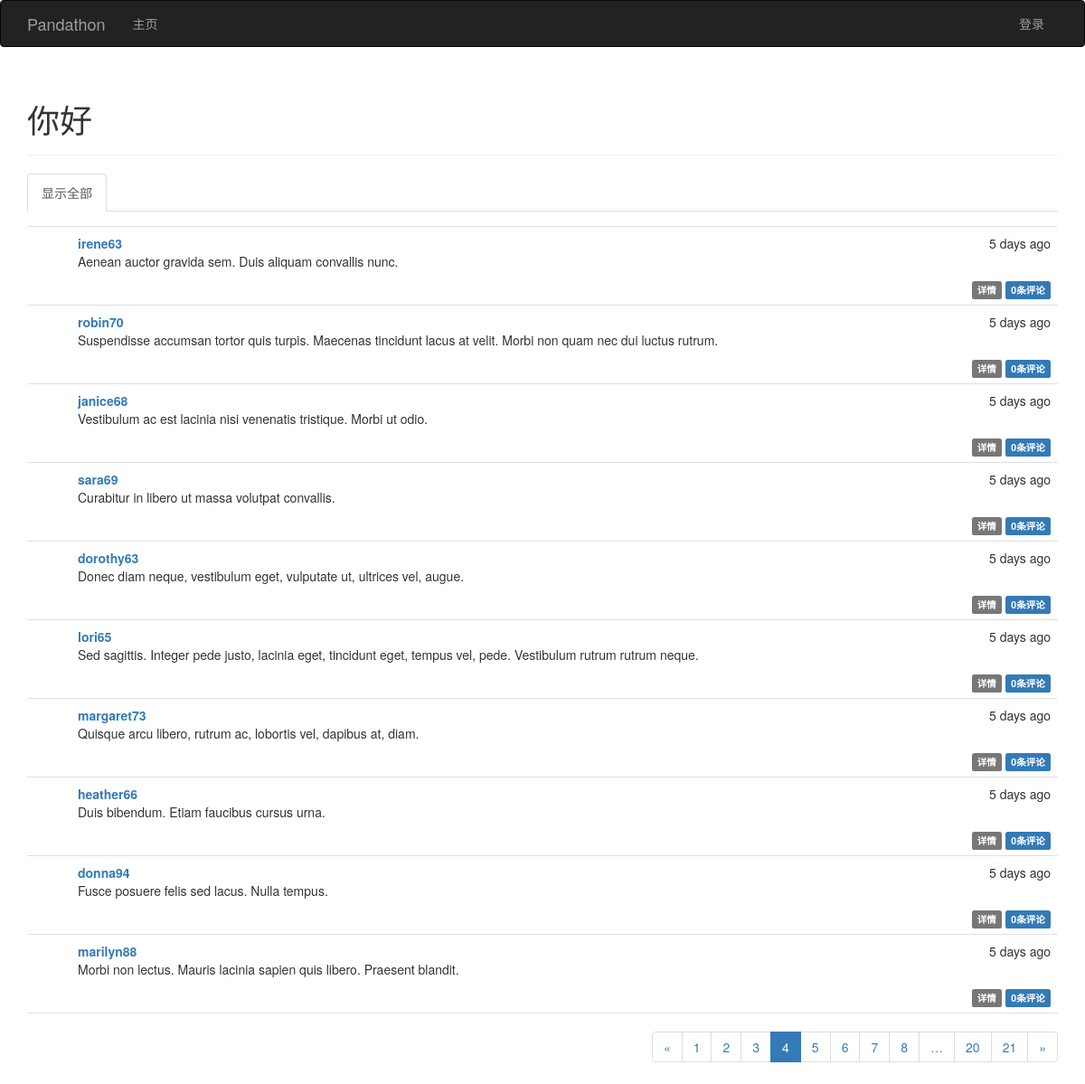
/?page=4, run on the app's committed database.
### app/models.py (models this page shows, shortened)
class Post(db.Model):
    __tablename__ = 'posts'
    id = db.Column(db.Integer, primary_key=True)
    body = db.Column(db.Text)
    body_html = db.Column(db.Text)
    timestamp = db.Column(db.DateTime, index=True, default=datetime.now())
    author_id = db.Column(db.Integer, db.ForeignKey('users.id'))
    comments = db.relationship('Comment', backref='post', lazy='dynamic')

class User(UserMixin, db.Model):
    __tablename__ = 'users'
    id = db.Column(db.Integer, primary_key=True)
    email = db.Column(db.String(64), unique=True, index=True)
    username = db.Column(db.String(64), unique=True, index=True)
    role_id = db.Column(db.Integer, db.ForeignKey('roles.id'))
    password_hash = db.Column(db.String(128))
    confirmed = db.Column(db.Boolean, default=True)
    name = db.Column(db.String(64))
    location = db.Column(db.String(64))
    about_me = db.Column(db.Text())
    member_since = db.Column(db.DateTime(), default=datetime.now())
    last_seen = db.Column(db.DateTime(), default=datetime.now())
    posts = db.relationship('Post', backref='author', lazy='dynamic')
    followed = db.relationship('Follow', foreign_keys=[Follow.follower_id],
                               backref=db.backref('follower', lazy='joined'),
                               lazy='dynamic', cascade='all, delete-orphan')
    followers = db.relationship('Follow', foreign_keys=[Follow.followed_id],
                                backref=db.backref('followed', lazy='joined'),
                                lazy='dynamic', cascade='all, delete-orphan')
    comments = db.relationship('Comment', backref='author', lazy='dynamic')
    @property
    def password(self):
        raise AttributeError('password is not a readable attribute')

### app/main/views.py (the view)
@main.route('/', methods=['GET', 'POST'])
def index():
    form = PostForm()
    if current_user.can(Permission.WRITE_ARTICLES) and \
            form.validate_on_submit():
        post = Post(body=form.body.data,
                    author=current_user._get_current_object())
        db.session.add(post)
        return redirect(url_for('.index'))
    page = request.args.get('page', 1, type=int)
    show_followed = False
    if current_user.is_authenticated():
        show_followed = bool(request.cookies.get('show_followed', ''))
    if show_followed:
        query = current_user.followed_posts
    else:
        query = Post.query
    pagination = query.order_by(Post.timestamp.desc()).paginate(
        page, per_page=current_app.config['PANDATHON_POSTS_PER_PAGE'],
        error_out=False)
    posts = pagination.items
    return render_template('index.html', form=form, posts=posts,
                           show_followed=show_followed, pagination=pagination)

### app/auth/views.py (called while the page is built)
@auth.before_app_request
def before_request():
    if current_user.is_authenticated():
        current_user.ping()
        if not current_user.confirmed \
                and request.endpoint[:5] != 'auth.':
            return redirect(url_for('auth.unconfirmed'))

### app/main/__init__.py (called while the page is built)
@main.app_context_processor
def inject_permissions():
    return dict(Permission=Permission)

### app/models.py (called while the page is built)
    def can(self, permissions):
        return False

    def is_administrator(self):
        return False

### app/templates/index.html (shortened to what this page needs)
{% extends "base.html" %}
{% import "bootstrap/wtf.html" as wtf %}
{% import "_macros.html" as macros %}
{% block page_content %}
<div class="page-header">
    <h1>你好{% if current_user.is_authenticated() %}，{{ current_user.username }}{% endif %}</h1>
</div>
<div class="post-tabs">
    <ul class="nav nav-tabs">
        <li{% if not show_followed %} class="active"{% endif %}><a href="{{ url_for('.show_all') }}">显示全部</a></li>
    </ul>
</div>
{% include '_posts.html' %}
{% if pagination %}
<div class="pagination">
    {{ macros.pagination_widget(pagination, '.index') }}
</div>
{% endif %}
{% endblock %}

### app/templates/_posts.html (shortened to what this page needs)
<ul class="posts">
    {% for post in posts %}
    <li class="post">
        <div class="post-content">
            <div class="post-date">{{ moment(post.timestamp, True).fromNow() }}</div>
            <div class="post-author"><a href="{{ url_for('.user', username=post.author.username) }}">{{ post.author.username }}</a></div>
            <div class="post-body">
            {% if post.body_html %}
                {{ post.body_html | safe }}
            {% else %}
                {{ post.body }}
            {% endif %}
            </div>
            <div class="post-footer">
                <a href="{{ url_for('.post', id=post.id) }}">
                    <span class="label label-default">详情</span>
                </a>
                <a href="{{ url_for('.post', id=post.id) }}#comments">
                    <span class="label label-primary">{{ post.comments.count() }}条评论</span>
                </a>
            </div>
        </div>
    </li>
    {% endfor %}
</ul>

### app/static/styles.css (style rules this page uses)
div.post-tabs { margin-top: 16px; }
ul.posts { list-style-type: none; padding: 0px; margin: 16px 0px 0px 0px; border-top: 1px solid #e0e0e0; }
ul.posts li.post { padding: 8px; border-bottom: 1px solid #e0e0e0; }
div.post-date { float: right; }
div.post-author { font-weight: bold; }
div.post-content { margin-left: 48px; min-height: 48px; }
div.post-footer { text-align: right; }
div.pagination { width: 100%; text-align: right; padding: 0px; margin: 0px; }

### data on the page
Post: timestamp "5 days ago", author.username "irene63", body_html "Aenean auctor gravida sem. Duis aliquam convallis nunc.", comments.count "0"
Post: timestamp "5 days ago", author.username "robin70", body_html "Suspendisse accumsan tortor quis turpis. Maecenas tincidunt lacus at velit. Morbi non quam nec dui luctus rutrum.", comments.count "0"
Post: timestamp "5 days ago", author.username "janice68", body_html "Vestibulum ac est lacinia nisi venenatis tristique. Morbi ut odio.", comments.count "0"
Post: timestamp "5 days ago", author.username "sara69", body_html "Curabitur in libero ut massa volutpat convallis.", comments.count "0"
Post: timestamp "5 days ago", author.username "dorothy63", body_html "Donec diam neque, vestibulum eget, vulputate ut, ultrices vel, augue.", comments.count "0"
Post: timestamp "5 days ago", author.username "lori65", body_html "Sed sagittis. Integer pede justo, lacinia eget, tincidunt eget, tempus vel, pede. Vestibulum rutrum rutrum neque.", comments.count "0"
Post: timestamp "5 days ago", author.username "margaret73", body_html "Quisque arcu libero, rutrum ac, lobortis vel, dapibus at, diam.", comments.count "0"
Post: timestamp "5 days ago", author.username "heather66", body_html "Duis bibendum. Etiam faucibus cursus urna.", comments.count "0"
Post: timestamp "5 days ago", author.username "donna94", body_html "Fusce posuere felis sed lacus. Nulla tempus.", comments.count "0"
Post: timestamp "5 days ago", author.username "marilyn88", body_html "Morbi non lectus. Mauris lacinia sapien quis libero. Praesent blandit.", comments.count "0"

### other printed values
{{ p }} "1" "2" "3" "5" "6" "7" "8" "20" "21"
{{ p }} "4"
